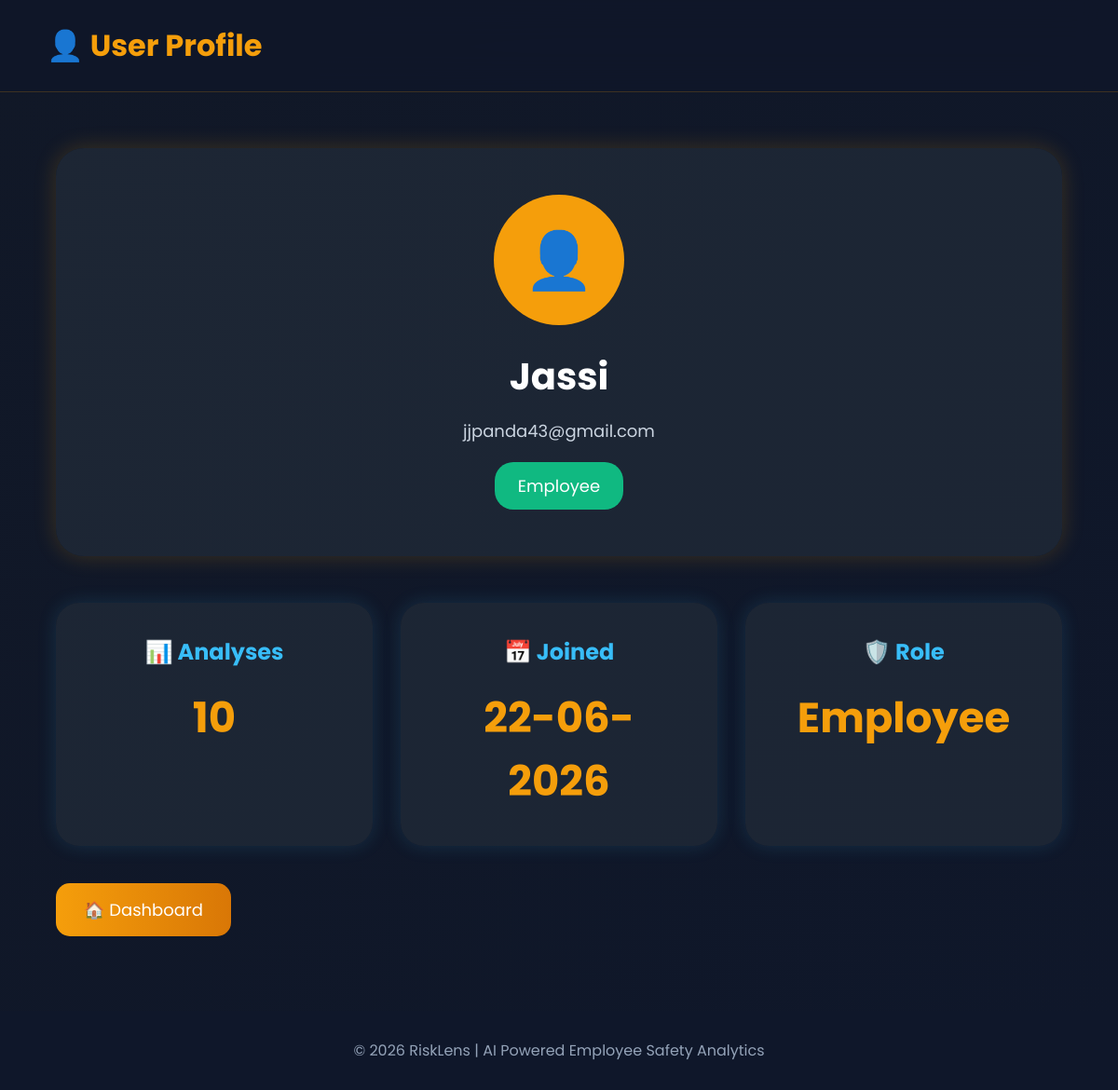
Page /profile (signed in) on the earlier database version.
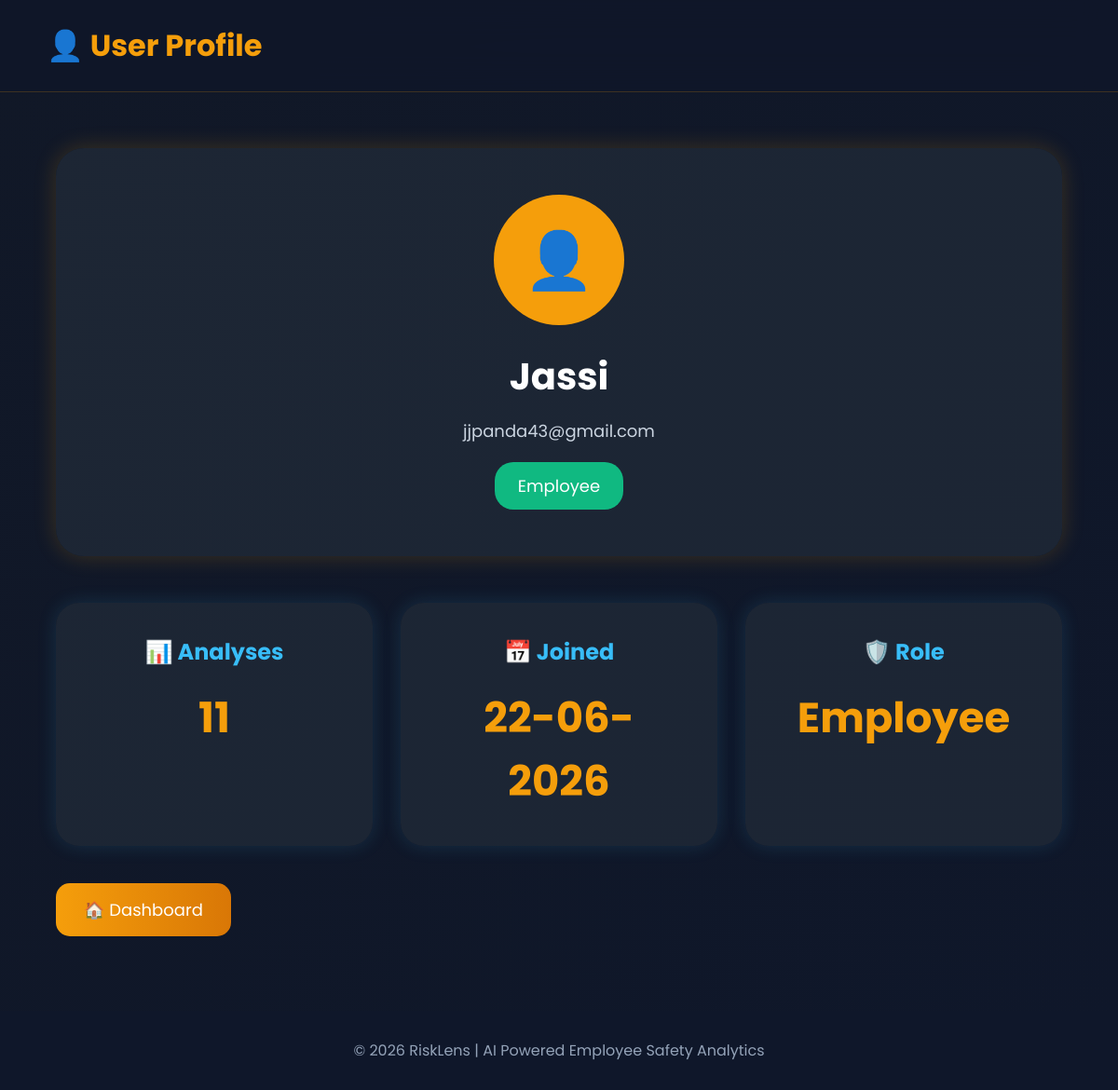
Same page on the later database version.
### app.py (models this page shows)
class User(UserMixin, db.Model):
    id = db.Column(db.Integer, primary_key=True)
    username = db.Column(
        db.String(50),
        unique=True,
        nullable=False
    )
    email = db.Column(
        db.String(100),
        unique=True,
        nullable=False
    )
    password = db.Column(
        db.String(200),
        nullable=False
    )
    role = db.Column(
        db.String(20),
        default='Employee'
    )
    analyses_count = db.Column(
        db.Integer,
        default=0
    )
    created_at = db.Column(
        db.DateTime,
        default=datetime.utcnow
    )

### app.py (the view)
@app.route('/profile')
@login_required
def profile():
    created_date = current_user.created_at.strftime("%d-%m-%Y")
    return render_template(
        'profile.html',
        created_date=created_date
    )

### app.py (called while the page is built)
@login_manager.user_loader
def load_user(user_id):
    return db.session.get(User, int(user_id))

### templates/profile.html (shortened to what this page needs)
<!DOCTYPE html>
<html lang="en">
<head>
</head>
<body>
    <nav>
        <h2>
            👤 User Profile
        </h2>
    </nav>
    <div class="container">
        <div class="profile-card">
            <div class="avatar">
                👤
            </div>
            <div class="username">
                {{ current_user.username }}
            </div>
            <div class="email">
                {{ current_user.email }}
            </div>
            <div class="role">
                {{ current_user.role }}
            </div>
        </div>
        <div class="stats">
            <div class="stat-card">
                <h2>
                    📊 Analyses
                </h2>
                <p>
                    {{ current_user.analyses_count }}
                </p>
            </div>
            <div class="stat-card">
                <h2>
                    📅 Joined
                </h2>
                <p>
                    {{ created_date }}
                </p>
            </div>
            <div class="stat-card">
                <h2>
                    🛡️ Role
                </h2>
                <p>
                    {{ current_user.role }}
                </p>
            </div>
        </div>
        <a href="{{ url_for('index') }}">
            <button class="btn">
                🏠 Dashboard
            </button>
        </a>
    </div>
    <footer>
        © 2026 RiskLens | AI Powered Employee Safety Analytics
    </footer>
</body>
</html>

Differences in the rows shown:
changed User "Employee": analyses_count "10" → "11"
